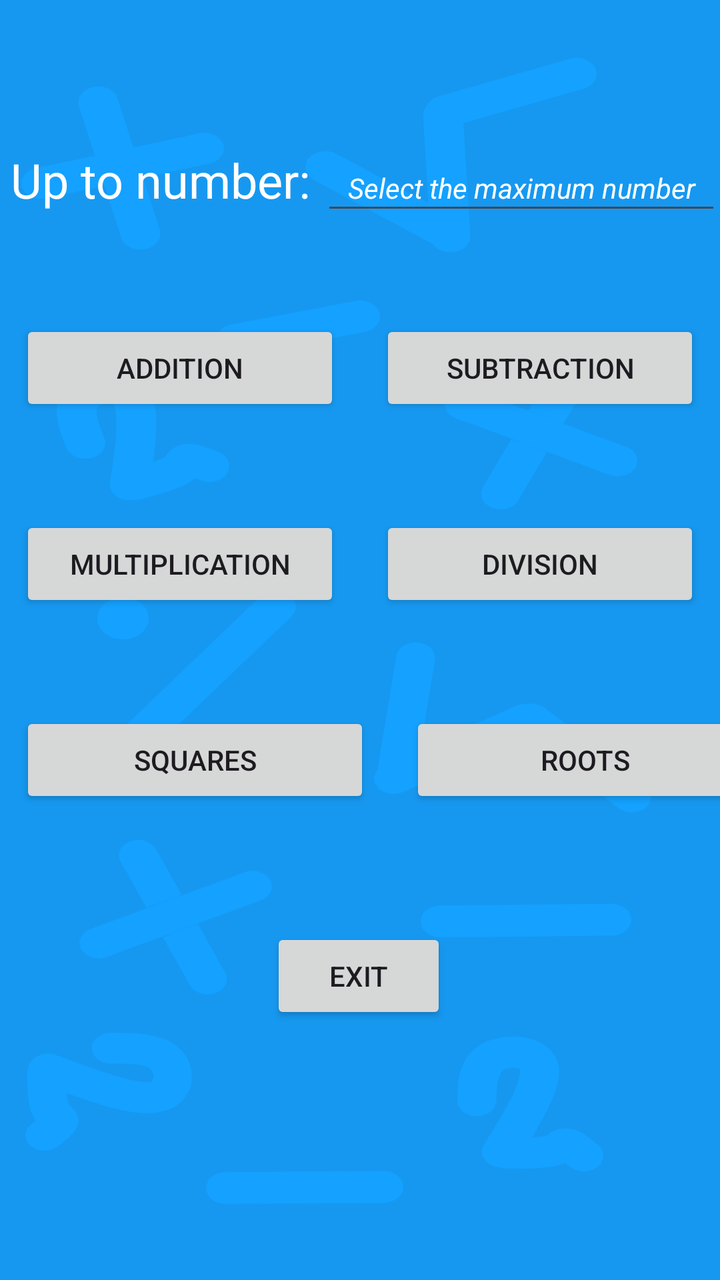
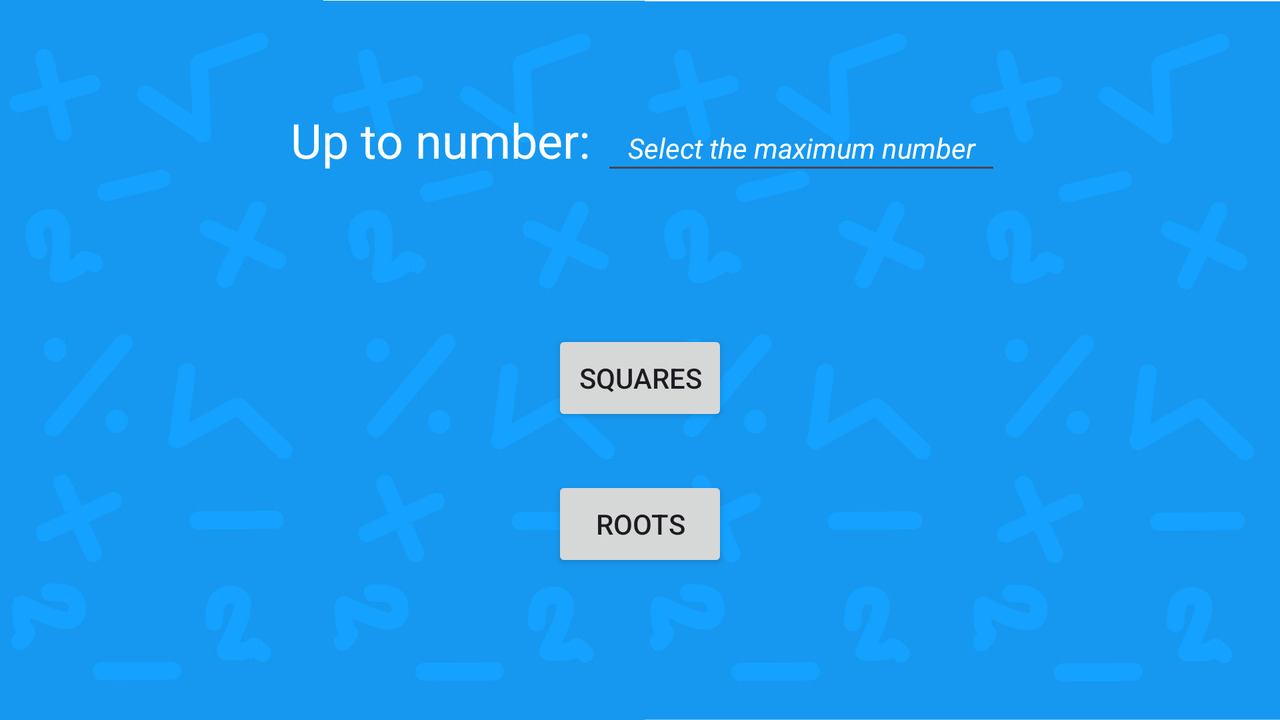

An Android layout and its configuration variant, each rendered on a device that would load it. The default file and the variant file are quoted in full after the pictures.
<!-- AndroidManifest.xml: application theme Theme.RootsAndSquaresMathematics -->
<!-- res/layout/activity_main.xml -->
<?xml version="1.0" encoding="utf-8"?>
<androidx.constraintlayout.widget.ConstraintLayout xmlns:android="http://schemas.android.com/apk/res/android"
    xmlns:app="http://schemas.android.com/apk/res-auto"
    android:id="@+id/main"
    xmlns:tools="http://schemas.android.com/tools"
    android:layout_width="match_parent"
    android:layout_height="match_parent"
    android:layout_gravity="center_horizontal"
    android:background="@drawable/background"
    tools:context=".MainActivity">

    <LinearLayout
        android:id="@+id/linearLayout2"
        android:layout_width="wrap_content"
        android:layout_height="wrap_content"
        android:layout_marginTop="70dp"
        android:gravity="center_horizontal"
        android:orientation="horizontal"
        app:layout_constraintEnd_toEndOf="parent"
        app:layout_constraintStart_toStartOf="parent"
        app:layout_constraintTop_toTopOf="parent">

        <TextView
            android:id="@+id/textView"
            android:layout_width="161dp"
            android:layout_height="40dp"
            android:layout_marginStart="0dp"
            android:layout_marginTop="0dp"
            android:gravity="center"
            android:text="@string/up_to_number"
            android:textColor="@color/white"
            android:textSize="24sp" />

        <EditText
            android:id="@+id/editTextNumber"
            android:layout_width="200dp"
            android:layout_height="40dp"
            android:layout_marginTop="0dp"
            android:gravity="center"
            android:hint="@string/select_the_maximum_number"
            android:inputType="number"
            android:textColor="@color/white"
            android:textColorHint="@color/white"
            android:textSize="14sp"
            android:textStyle="italic" />
    </LinearLayout>

    <Button
        android:id="@+id/buttonExitMain"
        android:layout_width="wrap_content"
        android:layout_height="wrap_content"
        android:layout_marginTop="50dp"
        android:text="@string/exit"
        app:layout_constraintEnd_toEndOf="parent"
        app:layout_constraintHorizontal_bias="0.498"
        app:layout_constraintStart_toStartOf="parent"
        app:layout_constraintTop_toBottomOf="@+id/linearLayout5" />

    <LinearLayout
        android:id="@+id/linearLayout3"
        android:layout_width="wrap_content"
        android:layout_height="wrap_content"
        android:layout_marginTop="40dp"
        android:orientation="horizontal"
        app:layout_constraintEnd_toEndOf="parent"
        app:layout_constraintStart_toStartOf="parent"
        app:layout_constraintTop_toBottomOf="@+id/linearLayout2">

        <Button
            android:id="@+id/buttonAddition"
            android:layout_width="175dp"
            android:layout_height="wrap_content"
            android:layout_margin="10dp"
            android:layout_weight="1"
            android:text="@string/addition" />

        <Button
            android:id="@+id/buttonSubtraction"
            android:layout_width="175dp"
            android:layout_height="wrap_content"
            android:layout_margin="10dp"
            android:layout_weight="1"
            android:text="@string/subtraction" />

    </LinearLayout>

    <LinearLayout
        android:id="@+id/linearLayout4"
        android:layout_width="wrap_content"
        android:layout_height="wrap_content"
        android:layout_marginTop="30dp"
        android:orientation="horizontal"
        app:layout_constraintEnd_toEndOf="parent"
        app:layout_constraintStart_toStartOf="parent"
        app:layout_constraintTop_toBottomOf="@+id/linearLayout3">

        <Button
            android:id="@+id/buttonMultiplication"
            android:layout_width="175dp"
            android:layout_height="wrap_content"
            android:layout_margin="10dp"
            android:layout_weight="1"
            android:text="@string/multiplication" />

        <Button
            android:id="@+id/buttonDivision"
            android:layout_width="175dp"
            android:layout_height="wrap_content"
            android:layout_margin="10dp"
            android:layout_weight="1"
            android:text="@string/division" />

    </LinearLayout>

    <LinearLayout
        android:id="@+id/linearLayout5"
        android:layout_width="wrap_content"
        android:layout_height="wrap_content"
        android:layout_marginTop="30dp"
        android:orientation="horizontal"
        app:layout_constraintEnd_toEndOf="parent"
        app:layout_constraintStart_toStartOf="parent"
        app:layout_constraintTop_toBottomOf="@+id/linearLayout4">

        <Button
            android:id="@+id/buttonSquares"
            android:layout_width="175dp"
            android:layout_height="wrap_content"
            android:layout_margin="10dp"
            android:text="@string/squares" />

        <Button
            android:id="@+id/buttonRoots"
            android:layout_width="175dp"
            android:layout_height="wrap_content"
            android:layout_margin="10dp"
            android:text="@string/roots" />
    </LinearLayout>

</androidx.constraintlayout.widget.ConstraintLayout>
<!-- resources referenced by this layout -->
<resources>
  <color name="white">#FFFFFFFF</color>
  <!-- drawable background: png bitmap (drawable, 33767 bytes) -->
  <string name="addition">ADDITION</string>
  <string name="division">DIVISION</string>
  <string name="exit">EXIT</string>
  <string name="multiplication">MULTIPLICATION</string>
  <string name="roots">ROOTS</string>
  <string name="select_the_maximum_number">Select the maximum number</string>
  <string name="squares">SQUARES</string>
  <string name="subtraction">SUBTRACTION</string>
  <string name="up_to_number">Up to number:</string>
  <style name="Theme.RootsAndSquaresMathematics" parent="Base.Theme.RootsAndSquaresMathematics" />
  <style name="Base.Theme.RootsAndSquaresMathematics" parent="Theme.Material3.DayNight.NoActionBar">
          
          
          <item name="colorPrimary">@color/yellow</item>
          <item name="colorPrimaryVariant">@color/yellow</item>
          <item name="colorOnPrimary">@color/black</item>
      </style>
  <color name="yellow">#F0F016</color>
  <color name="black">#FF000000</color>
</resources>
<!-- res/layout-land/activity_main.xml (the author's variant of the layout above) -->
<!-- drawn on the phone turned sideways -->
<?xml version="1.0" encoding="utf-8"?>
<androidx.constraintlayout.widget.ConstraintLayout xmlns:android="http://schemas.android.com/apk/res/android"
    xmlns:app="http://schemas.android.com/apk/res-auto"
    android:id="@+id/main"
    xmlns:tools="http://schemas.android.com/tools"
    android:layout_width="match_parent"
    android:layout_height="match_parent"
    android:background="@drawable/background2"
    tools:context=".MainActivity" >


    <LinearLayout
        android:id="@+id/linearLayout2"
        android:layout_width="wrap_content"
        android:layout_height="wrap_content"
        android:layout_marginTop="50dp"
        android:gravity="center_horizontal"
        android:orientation="horizontal"
        app:layout_constraintEnd_toEndOf="parent"
        app:layout_constraintStart_toStartOf="parent"
        app:layout_constraintTop_toTopOf="parent">

        <TextView
            android:id="@+id/textView"
            android:layout_width="161dp"
            android:layout_height="40dp"
            android:layout_marginStart="0dp"
            android:layout_marginTop="0dp"
            android:gravity="center"
            android:text="@string/up_to_number"
            android:textColor="@color/white"
            android:textSize="24sp" />

        <EditText
            android:id="@+id/editTextNumber"
            android:layout_width="200dp"
            android:layout_height="40dp"
            android:layout_marginTop="0dp"
            android:gravity="center"
            android:hint="@string/select_the_maximum_number"
            android:inputType="number"
            android:textColor="@color/white"
            android:textColorHint="@color/white"
            android:textSize="14sp"
            android:textStyle="italic" />
    </LinearLayout>

    <Button
        android:id="@+id/buttonSquares"
        android:layout_width="wrap_content"
        android:layout_height="wrap_content"
        android:layout_marginTop="75dp"
        android:text="@string/squares"
        app:layout_constraintEnd_toEndOf="parent"
        app:layout_constraintStart_toStartOf="parent"
        app:layout_constraintTop_toBottomOf="@+id/linearLayout2" />

    <Button
        android:id="@+id/buttonRoots"
        android:layout_width="wrap_content"
        android:layout_height="wrap_content"
        android:layout_marginTop="25dp"
        android:text="@string/roots"
        app:layout_constraintEnd_toEndOf="parent"
        app:layout_constraintStart_toStartOf="parent"
        app:layout_constraintTop_toBottomOf="@+id/buttonSquares" />

</androidx.constraintlayout.widget.ConstraintLayout>
<!-- resources referenced by the variant -->
<!-- as the phone turned sideways resolves them -->
<resources>
  <color name="white">#FFFFFFFF</color>
  <!-- drawable background2: png bitmap (drawable, 241347 bytes) -->
  <string name="roots">ROOTS</string>
  <string name="select_the_maximum_number">Select the maximum number</string>
  <string name="squares">SQUARES</string>
  <string name="up_to_number">Up to number:</string>
  <style name="Theme.RootsAndSquaresMathematics" parent="Base.Theme.RootsAndSquaresMathematics" />
  <style name="Base.Theme.RootsAndSquaresMathematics" parent="Theme.Material3.DayNight.NoActionBar">
          
          
          <item name="colorPrimary">@color/yellow</item>
          <item name="colorPrimaryVariant">@color/yellow</item>
          <item name="colorOnPrimary">@color/black</item>
      </style>
  <color name="yellow">#F0F016</color>
  <color name="black">#FF000000</color>
</resources>
